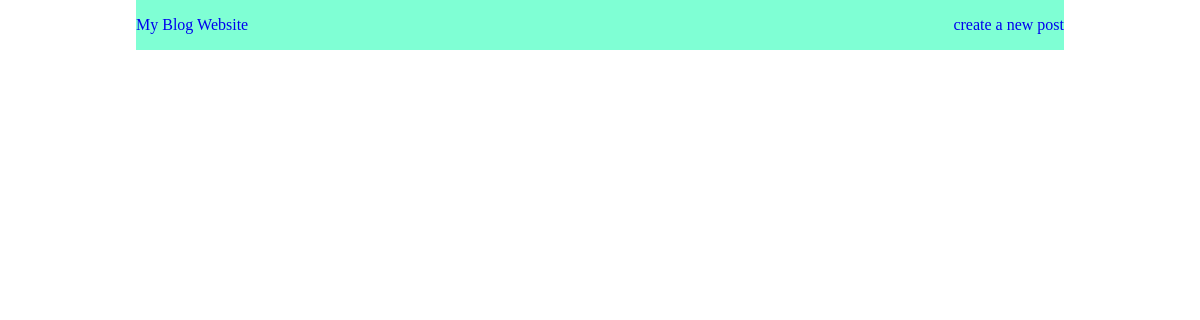
Page /post/test2 12312312 on the earlier database version.
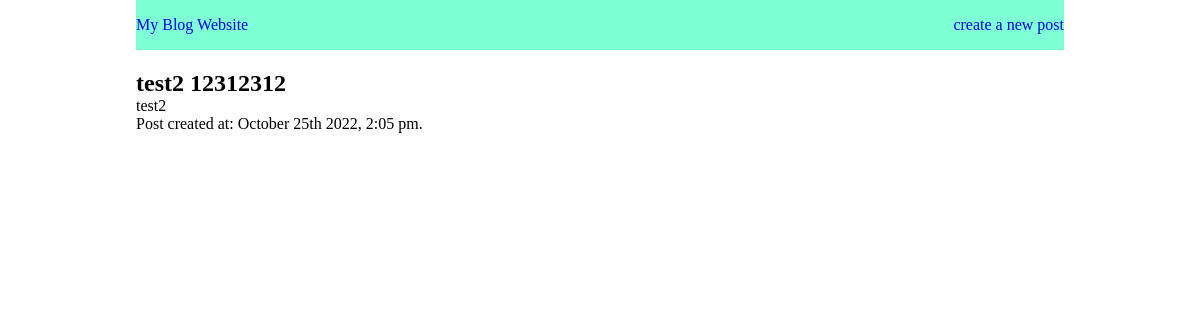
Same page on the later database version.
### blog.py (models this page shows)
class Post(db.Model):
    id = db.Column(db.Integer, primary_key=True)
    title = db.Column(db.String, nullable=False)
    content = db.Column(db.String, nullable=False)
    date_posted = db.Column(db.DateTime, default=datetime.utcnow, nullable=False)
    user_id = db.Column(db.Integer, nullable=False)

### blog.py (the view)
@app.route('/post/<title>')
def get_post(title):
    post = Post.query.filter(Post.title.like(f'%{title}%')).order_by(Post.id.desc()).all()
    if post is None:
        return "no post is found"
    return render_template('get_post.html', post_details=post)

### templates/get_post.html (shortened to what this page needs)
<!DOCTYPE html>
<html lang="en">
<head>
    <link rel= "stylesheet" type= "text/css" href= "{{ url_for('static',filename='style.css')}}">
</head>
<body>
    <div class="container">
        <nav>
            <a href="/homepage">My Blog Website</a>
            <a href="/create_post">create a new post </a>
        </nav>
        <main>
            <section>
                {% for post in post_details %}
                <article>
                <h2>{{post.title}}</h2>
                <p>{{post.content}}</p>
                <p>Post created at: {{ moment(post.date_posted).format('MMMM Do YYYY, h:mm a') }}.</p>
                </article>
                {% endfor %}
            </section>
        </main>
    </div>
</body>
</html>

Differences in the rows shown:
added Post: title "test2 12312312", content "test2", date_posted "October 25th 2022, 2:05 pm"
